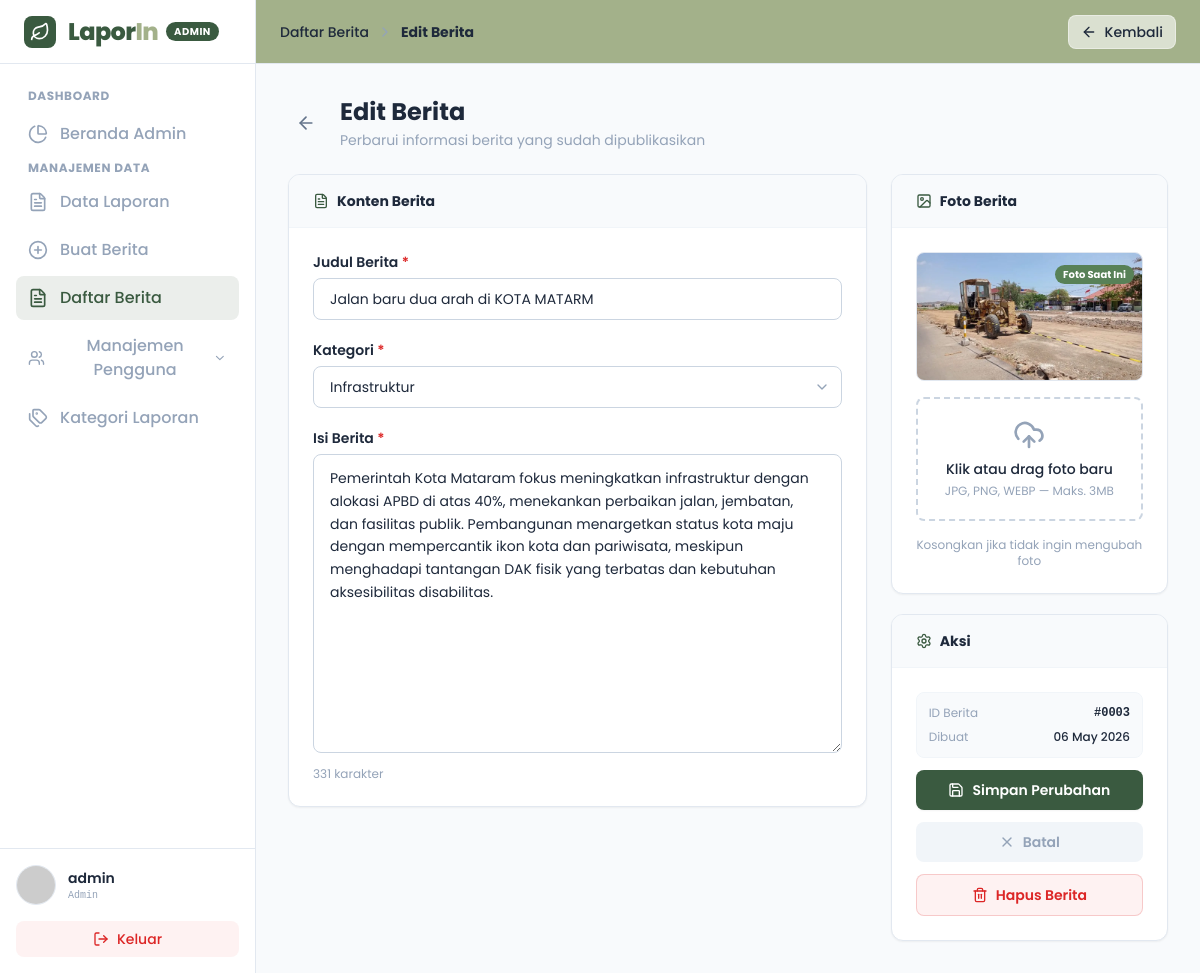
The page /admin/editBerita.php?id=3 (signed in) on the database its author committed.
### tables this page shows
CREATE TABLE `berita` (
  `id` int(11) NOT NULL,
  `judul` varchar(200) NOT NULL,
  `isi` text NOT NULL,
  `foto` varchar(255) DEFAULT NULL,
  `kategori` varchar(50) DEFAULT NULL,
  `tanggal` timestamp NOT NULL DEFAULT current_timestamp()
);

### admin/editBerita.php (the view, shortened to what this page needs)
<?php
require __DIR__ . '/../database/conection.php';
$id_berita = (int) $_GET['id'];
$stmt = $pdo->prepare("SELECT * FROM berita WHERE id = :id");
$stmt->execute([':id' => $id_berita]);
$berita = $stmt->fetch();
?>
<!DOCTYPE html>
<html lang="id">
<head>
    <script src="https://cdn.tailwindcss.com"></script>
</head>
<body class="bg-light text-dark font-sans h-screen flex overflow-hidden">
    <?php include 'sidebar.php'; ?>
    <div class="flex-1 flex flex-col h-screen overflow-hidden">
        <header class="h-16 bg-accent border-b border-slate-200 flex items-center justify-between px-4 sm:px-6 z-30 shrink-0">
            <div class="hidden sm:flex items-center gap-2 text-sm text-dark">
                <a href="daftarBerita.php" class="hover:text-primary transition-colors font-medium">Daftar Berita</a>
                <i data-lucide="chevron-right" class="w-4 h-4 text-muted"></i>
                <span class="font-bold">Edit Berita</span>
            </div>
            <div class="ml-auto flex items-center gap-3">
                <a href="daftarBerita.php"
                    class="hidden sm:flex items-center gap-2 px-3 py-1.5 text-sm font-medium text-dark bg-white/60 hover:bg-white rounded-lg transition-colors border border-white/40">
                    <i data-lucide="arrow-left" class="w-4 h-4"></i> Kembali
                </a>
            </div>
        </header>
        <main class="flex-1 overflow-y-auto bg-light p-4 sm:p-6 lg:p-8">
            <div class="max-w-5xl mx-auto space-y-6">
                <div class="flex items-center gap-4">
                    <button onclick="history.back()" class="p-2 rounded-lg hover:bg-slate-200 transition-colors text-slate-500">
                        <i data-lucide="arrow-left" class="w-5 h-5"></i>
                    </button>
                    <div>
                        <h2 class="text-2xl font-bold text-dark">Edit Berita</h2>
                        <p class="text-muted text-sm mt-0.5">Perbarui informasi berita yang sudah dipublikasikan</p>
                    </div>
                </div>
                <form method="POST" enctype="multipart/form-data">
                    <div class="grid grid-cols-1 lg:grid-cols-3 gap-6">
                        <div class="lg:col-span-2 space-y-5">
                            <div class="bg-white border border-slate-200 rounded-xl shadow-sm overflow-hidden">
                                <div class="px-6 py-4 border-b border-slate-100 bg-slate-50">
                                    <h3 class="font-bold text-dark text-sm flex items-center gap-2">
                                        <i data-lucide="file-text" class="w-4 h-4 text-primary"></i>
                                        Konten Berita
                                    </h3>
                                </div>
                                <div class="p-6 space-y-5">
                                    <div>
                                        <label class="block text-sm font-semibold text-dark mb-1.5" for="judul">
                                            Judul Berita <span class="text-danger">*</span>
                                        </label>
                                        <input type="text" id="judul" name="judul" required
                                            value="<?php echo htmlspecialchars($berita['judul']); ?>"
                                            placeholder="Masukkan judul berita..."
                                            class="w-full px-4 py-2.5 rounded-lg border border-slate-300 focus:ring-2 focus:ring-primary/20 focus:border-primary outline-none transition-colors text-sm">
                                    </div>
                                    <div>
                                        <label class="block text-sm font-semibold text-dark mb-1.5" for="kategori">
                                            Kategori <span class="text-danger">*</span>
                                        </label>
                                        <div class="relative">
                                            <select id="kategori" name="kategori" required
                                                class="w-full px-4 py-2.5 rounded-lg border border-slate-300 focus:ring-2 focus:ring-primary/20 focus:border-primary outline-none transition-colors text-sm bg-white appearance-none">
                                                <?php
                                                $kategori_list = ['Infrastruktur', 'Lingkungan', 'Keamanan', 'Sosial', 'Pengumuman', 'Lainnya'];
                                                foreach ($kategori_list as $kat):
                                                    $selected = $berita['kategori'] === $kat ? 'selected' : '';
                                                ?>
                                                <option value="<?php echo $kat; ?>" <?php echo $selected; ?>><?php echo $kat; ?></option>
                                                <?php endforeach; ?>
                                            </select>
                                            <div class="pointer-events-none absolute inset-y-0 right-0 flex items-center px-3 text-slate-400">
                                            </div>
                                        </div>
                                    </div>
                                    <div>
                                        <label class="block text-sm font-semibold text-dark mb-1.5" for="isi">
                                            Isi Berita <span class="text-danger">*</span>
                                        </label>
                                        <textarea id="isi" name="isi" required rows="12"
                                            placeholder="Tulis isi berita di sini..."
                                            class="w-full px-4 py-3 rounded-lg border border-slate-300 focus:ring-2 focus:ring-primary/20 focus:border-primary outline-none transition-colors text-sm resize-y leading-relaxed"><?php echo htmlspecialchars($berita['isi']); ?></textarea>
                                        <p class="text-xs text-muted mt-1.5" id="charCount">0 karakter</p>
                                    </div>
                                </div>
                            </div>
                        </div>
                        <div class="space-y-5">
                            <div class="bg-white border border-slate-200 rounded-xl shadow-sm overflow-hidden">
                                <div class="px-6 py-4 border-b border-slate-100 bg-slate-50">
                                    <h3 class="font-bold text-dark text-sm flex items-center gap-2">
                                        <i data-lucide="image" class="w-4 h-4 text-primary"></i>
                                        Foto Berita
                                    </h3>
                                </div>
                                <div class="p-6 space-y-4">
                                    <div id="previewContainer">
                                        <?php if (!empty($berita['foto'])): ?>
                                        <div class="relative rounded-lg overflow-hidden border border-slate-200 bg-slate-100">
                                            <img id="previewFoto"
                                                src="../uploads/foto_berita/<?php echo $berita['foto']; ?>"
                                                alt="Preview" class="w-full aspect-video object-cover">
                                            <div class="absolute top-2 right-2">
                                                <span class="bg-secondary text-white text-[10px] font-bold px-2 py-0.5 rounded-full">Foto Saat Ini</span>
                                            </div>
                                        </div>
                                        <?php endif; ?>
                                    </div>
                                    <div id="dropZone"
                                        class="border-2 border-dashed border-slate-300 rounded-lg p-5 text-center cursor-pointer hover:border-primary hover:bg-primary/5 transition-colors"
                                        onclick="document.getElementById('foto').click()"
                                        ondragover="handleDragOver(event)"
                                        ondragleave="handleDragLeave(event)"
                                        ondrop="handleDrop(event)">
                                        <i data-lucide="upload-cloud" class="w-8 h-8 text-slate-400 mx-auto mb-2"></i>
                                        <p class="text-sm font-medium text-dark">Klik atau drag foto baru</p>
                                        <p class="text-xs text-muted mt-1">JPG, PNG, WEBP — Maks. 3MB</p>
                                    </div>
                                    <p class="text-xs text-muted text-center">Kosongkan jika tidak ingin mengubah foto</p>
                                </div>
                            </div>
                            <div class="bg-white border border-slate-200 rounded-xl shadow-sm overflow-hidden">
                                <div class="px-6 py-4 border-b border-slate-100 bg-slate-50">
                                    <h3 class="font-bold text-dark text-sm flex items-center gap-2">
                                        <i data-lucide="settings" class="w-4 h-4 text-primary"></i>
                                        Aksi
                                    </h3>
                                </div>
                                <div class="p-6 space-y-3">
                                    <div class="bg-slate-50 rounded-lg p-3 border border-slate-100 space-y-2 text-xs text-muted">
                                        <div class="flex justify-between">
                                            <span>ID Berita</span>
                                            <span class="font-mono font-semibold text-dark">#<?php echo str_pad($berita['id'], 4, '0', STR_PAD_LEFT); ?></span>
                                        </div>
                                        <div class="flex justify-between">
                                            <span>Dibuat</span>
                                            <span class="font-medium text-dark"><?php echo date('d M Y', strtotime($berita['tanggal'])); ?></span>
                                        </div>
                                    </div>
                                    <button type="submit"
                                        class="w-full bg-primary hover:bg-primary-dark text-white py-2.5 rounded-lg font-semibold text-sm transition-colors flex items-center justify-center gap-2 shadow-sm">
                                        <i data-lucide="save" class="w-4 h-4"></i>
                                        Simpan Perubahan
                                    </button>
                                    <a href="daftarBerita.php"
                                        class="w-full flex items-center justify-center gap-2 py-2.5 rounded-lg font-semibold text-sm text-muted bg-slate-100 hover:bg-slate-200 transition-colors">
                                        <i data-lucide="x" class="w-4 h-4"></i>
                                        Batal
                                    </a>
                                    <button type="button" onclick="konfirmasiHapus()"
                                        class="w-full flex items-center justify-center gap-2 py-2.5 rounded-lg font-semibold text-sm text-danger bg-red-50 hover:bg-red-100 transition-colors border border-danger/20">
                                        <i data-lucide="trash-2" class="w-4 h-4"></i>
                                        Hapus Berita
                                    </button>
                                </div>
                            </div>
                        </div>
                    </div>
                </form>
            </div>
        </main>
    </div>
</body>
</html>

### admin/editBerita.php (style rules this page uses)
#previewFoto { transition: opacity 0.3s ease; }

### rows shown on the page
berita: judul "Jalan baru dua arah di KOTA MATARM", isi "Pemerintah Kota Mataram fokus meningkatkan infrastruktur dengan alokasi APBD di atas 40%, menekankan perbaikan jalan, jembatan, dan fasilitas publik. Pembangunan menargetkan status kota maju dengan mempercantik ikon kota dan pariwisata, meskipun menghadapi tantangan DAK fisik yang terbatas dan kebutuhan aksesibilitas disabilitas.", foto (picture), id "0003", tanggal "06 May 2026"

### other values the page prints
$admin_nama "admin"
form field kategori "Infrastruktur"
